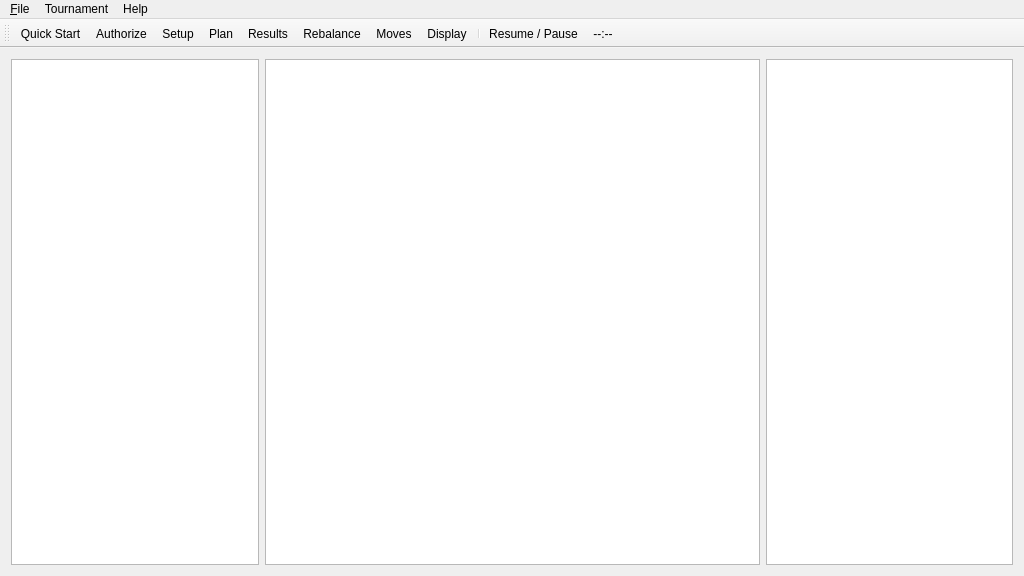
<?xml version="1.0" encoding="UTF-8"?>
<ui version="4.0">
 <class>TBMainWindow</class>
 <widget class="QMainWindow" name="TBMainWindow">
  <property name="geometry">
   <rect>
    <x>0</x>
    <y>0</y>
    <width>1024</width>
    <height>576</height>
   </rect>
  </property>
  <property name="minimumSize">
   <size>
    <width>608</width>
    <height>576</height>
   </size>
  </property>
  <property name="windowTitle">
   <string/>
  </property>
  <property name="windowIcon">
   <iconset resource="TBQt.qrc">
    <normaloff>:/Resources/icon_256x256.png</normaloff>:/Resources/icon_256x256.png</iconset>
  </property>
  <widget class="QWidget" name="centralWidget">
   <layout class="QGridLayout" name="gridLayout">
    <item row="0" column="0">
     <layout class="QHBoxLayout" name="horizontalLayout">
      <item>
       <widget class="QTableView" name="leftTableView">
        <property name="sizePolicy">
         <sizepolicy hsizetype="Expanding" vsizetype="Expanding">
          <horstretch>1</horstretch>
          <verstretch>0</verstretch>
         </sizepolicy>
        </property>
       </widget>
      </item>
      <item>
       <widget class="QTableView" name="centerTableView">
        <property name="sizePolicy">
         <sizepolicy hsizetype="Expanding" vsizetype="Expanding">
          <horstretch>2</horstretch>
          <verstretch>0</verstretch>
         </sizepolicy>
        </property>
       </widget>
      </item>
      <item>
       <widget class="QTableView" name="rightTableView">
        <property name="sizePolicy">
         <sizepolicy hsizetype="Expanding" vsizetype="Expanding">
          <horstretch>1</horstretch>
          <verstretch>0</verstretch>
         </sizepolicy>
        </property>
       </widget>
      </item>
     </layout>
    </item>
   </layout>
  </widget>
  <widget class="QMenuBar" name="menuBar">
   <property name="geometry">
    <rect>
     <x>0</x>
     <y>0</y>
     <width>1024</width>
     <height>22</height>
    </rect>
   </property>
   <widget class="QMenu" name="menuFile">
    <property name="title">
     <string>&amp;File</string>
    </property>
    <addaction name="actionNew"/>
    <addaction name="actionOpen"/>
    <addaction name="actionClose"/>
    <addaction name="actionSave"/>
    <addaction name="actionSaveAs"/>
    <addaction name="separator"/>
    <addaction name="actionExit"/>
   </widget>
   <widget class="QMenu" name="menuTournament">
    <property name="title">
     <string>Tournament</string>
    </property>
    <addaction name="actionQuickStart"/>
    <addaction name="separator"/>
    <addaction name="actionReset"/>
    <addaction name="actionConfigure"/>
    <addaction name="actionAuthorize"/>
    <addaction name="actionPlan"/>
    <addaction name="separator"/>
    <addaction name="actionShowDisplay"/>
    <addaction name="actionShowMoves"/>
    <addaction name="actionRebalance"/>
    <addaction name="separator"/>
    <addaction name="actionPauseResume"/>
    <addaction name="actionPreviousRound"/>
    <addaction name="actionNextRound"/>
    <addaction name="actionCallClock"/>
    <addaction name="actionEndGame"/>
    <addaction name="separator"/>
    <addaction name="actionExport"/>
   </widget>
   <widget class="QMenu" name="menuHelp">
    <property name="title">
     <string>Help</string>
    </property>
    <addaction name="actionAbout_Poker_Buddy"/>
   </widget>
   <addaction name="menuFile"/>
   <addaction name="menuTournament"/>
   <addaction name="menuHelp"/>
  </widget>
  <widget class="QToolBar" name="toolBar">
   <property name="windowTitle">
    <string>toolBar</string>
   </property>
   <property name="layoutDirection">
    <enum>Qt::LeftToRight</enum>
   </property>
   <property name="iconSize">
    <size>
     <width>30</width>
     <height>32</height>
    </size>
   </property>
   <property name="toolButtonStyle">
    <enum>Qt::ToolButtonTextUnderIcon</enum>
   </property>
   <property name="floatable">
    <bool>true</bool>
   </property>
   <attribute name="toolBarArea">
    <enum>TopToolBarArea</enum>
   </attribute>
   <attribute name="toolBarBreak">
    <bool>false</bool>
   </attribute>
   <addaction name="actionQuickStart"/>
   <addaction name="actionAuthorize"/>
   <addaction name="actionConfigure"/>
   <addaction name="actionPlan"/>
   <addaction name="actionExport"/>
   <addaction name="actionRebalance"/>
   <addaction name="actionShowMoves"/>
   <addaction name="actionShowDisplay"/>
   <addaction name="separator"/>
   <addaction name="actionPauseResume"/>
   <addaction name="actionTournamentClock"/>
  </widget>
  <action name="actionAbout_Poker_Buddy">
   <property name="text">
    <string>About Poker Buddy...</string>
   </property>
   <property name="menuRole">
    <enum>QAction::AboutRole</enum>
   </property>
  </action>
  <action name="actionNew">
   <property name="text">
    <string>&amp;New</string>
   </property>
   <property name="shortcut">
    <string>Ctrl+N</string>
   </property>
  </action>
  <action name="actionOpen">
   <property name="text">
    <string>&amp;Open...</string>
   </property>
   <property name="shortcut">
    <string>Ctrl+O</string>
   </property>
  </action>
  <action name="actionClose">
   <property name="text">
    <string>Close</string>
   </property>
   <property name="shortcut">
    <string>Ctrl+W</string>
   </property>
  </action>
  <action name="actionSave">
   <property name="text">
    <string>&amp;Save...</string>
   </property>
   <property name="shortcut">
    <string>Ctrl+S</string>
   </property>
  </action>
  <action name="actionSaveAs">
   <property name="text">
    <string>Save &amp;As...</string>
   </property>
   <property name="shortcut">
    <string>Ctrl+Shift+S</string>
   </property>
  </action>
  <action name="actionExit">
   <property name="text">
    <string>E&amp;xit</string>
   </property>
   <property name="menuRole">
    <enum>QAction::QuitRole</enum>
   </property>
  </action>
  <action name="actionQuickStart">
   <property name="icon">
    <iconset resource="TBQt.qrc">
     <normaloff>:/Resources/b_rocket_64x64.png</normaloff>:/Resources/b_rocket_64x64.png</iconset>
   </property>
   <property name="text">
    <string>Quick Start &amp;Tournament</string>
   </property>
   <property name="iconText">
    <string>Quick Start</string>
   </property>
   <property name="shortcut">
    <string>Ctrl+T</string>
   </property>
  </action>
  <action name="actionReset">
   <property name="icon">
    <iconset resource="TBQt.qrc">
     <normaloff>:/Resources/b_restart_64x64.png</normaloff>:/Resources/b_restart_64x64.png</iconset>
   </property>
   <property name="text">
    <string>&amp;Reset Tournament</string>
   </property>
   <property name="iconText">
    <string>Reset</string>
   </property>
   <property name="shortcut">
    <string>Ctrl+R</string>
   </property>
  </action>
  <action name="actionConfigure">
   <property name="icon">
    <iconset resource="TBQt.qrc">
     <normaloff>:/Resources/b_configure_64x64.png</normaloff>:/Resources/b_configure_64x64.png</iconset>
   </property>
   <property name="text">
    <string>Setup Tournament...</string>
   </property>
   <property name="iconText">
    <string>Setup</string>
   </property>
  </action>
  <action name="actionAuthorize">
   <property name="icon">
    <iconset resource="TBQt.qrc">
     <normaloff>:/Resources/b_auth_64x64.png</normaloff>:/Resources/b_auth_64x64.png</iconset>
   </property>
   <property name="text">
    <string>Authorize Remote Device...</string>
   </property>
   <property name="iconText">
    <string>Authorize</string>
   </property>
  </action>
  <action name="actionPlan">
   <property name="icon">
    <iconset resource="TBQt.qrc">
     <normaloff>:/Resources/b_new_64x64.png</normaloff>:/Resources/b_new_64x64.png</iconset>
   </property>
   <property name="text">
    <string>Plan Tournament...</string>
   </property>
   <property name="iconText">
    <string>Plan</string>
   </property>
  </action>
  <action name="actionShowDisplay">
   <property name="icon">
    <iconset resource="TBQt.qrc">
     <normaloff>:/Resources/b_display_64x64.png</normaloff>:/Resources/b_display_64x64.png</iconset>
   </property>
   <property name="text">
    <string>Show / Hide Main &amp;Display</string>
   </property>
   <property name="iconText">
    <string>Display</string>
   </property>
   <property name="shortcut">
    <string>Ctrl+D</string>
   </property>
  </action>
  <action name="actionShowMoves">
   <property name="icon">
    <iconset resource="TBQt.qrc">
     <normaloff>:/Resources/b_move_64x64.png</normaloff>:/Resources/b_move_64x64.png</iconset>
   </property>
   <property name="text">
    <string>Show Player Moves...</string>
   </property>
   <property name="iconText">
    <string>Moves</string>
   </property>
  </action>
  <action name="actionRebalance">
   <property name="icon">
    <iconset resource="TBQt.qrc">
     <normaloff>:/Resources/b_rebalance_64x64.png</normaloff>:/Resources/b_rebalance_64x64.png</iconset>
   </property>
   <property name="text">
    <string>Rebalance Tables...</string>
   </property>
   <property name="iconText">
    <string>Rebalance</string>
   </property>
  </action>
  <action name="actionPauseResume">
   <property name="icon">
    <iconset resource="TBQt.qrc">
     <normaloff>:/Resources/b_play_pause_64x64.png</normaloff>:/Resources/b_play_pause_64x64.png</iconset>
   </property>
   <property name="text">
    <string>Resume / Pause</string>
   </property>
   <property name="iconText">
    <string>Resume / Pause</string>
   </property>
   <property name="shortcut">
    <string>Ctrl+G</string>
   </property>
  </action>
  <action name="actionPreviousRound">
   <property name="icon">
    <iconset resource="TBQt.qrc">
     <normaloff>:/Resources/b_previous_64x64.png</normaloff>:/Resources/b_previous_64x64.png</iconset>
   </property>
   <property name="text">
    <string>Previous Round</string>
   </property>
   <property name="iconText">
    <string>Previous Round</string>
   </property>
   <property name="shortcut">
    <string>Ctrl+Alt+P</string>
   </property>
  </action>
  <action name="actionNextRound">
   <property name="icon">
    <iconset resource="TBQt.qrc">
     <normaloff>:/Resources/b_next_64x64.png</normaloff>:/Resources/b_next_64x64.png</iconset>
   </property>
   <property name="text">
    <string>Next Round</string>
   </property>
   <property name="iconText">
    <string>Next Round</string>
   </property>
   <property name="shortcut">
    <string>Ctrl+Alt+N</string>
   </property>
  </action>
  <action name="actionCallClock">
   <property name="icon">
    <iconset resource="TBQt.qrc">
     <normaloff>:/Resources/b_call_clock_64x64.png</normaloff>:/Resources/b_call_clock_64x64.png</iconset>
   </property>
   <property name="text">
    <string>Call the Clock</string>
   </property>
   <property name="iconText">
    <string>Call the Clock</string>
   </property>
   <property name="shortcut">
    <string>Ctrl+Alt+C</string>
   </property>
  </action>
  <action name="actionEndGame">
   <property name="icon">
    <iconset resource="TBQt.qrc">
     <normaloff>:/Resources/b_stop_64x64.png</normaloff>:/Resources/b_stop_64x64.png</iconset>
   </property>
   <property name="text">
    <string>End Game</string>
   </property>
   <property name="shortcut">
    <string>Ctrl+E</string>
   </property>
  </action>
  <action name="actionExport">
   <property name="icon">
    <iconset resource="TBQt.qrc">
     <normaloff>:/Resources/b_export_64x64.png</normaloff>:/Resources/b_export_64x64.png</iconset>
   </property>
   <property name="text">
    <string>Export Results...</string>
   </property>
   <property name="iconText">
    <string>Results</string>
   </property>
  </action>
  <action name="actionTournamentClock">
   <property name="text">
    <string>--:--</string>
   </property>
   <property name="toolTip">
    <string>Tournament clock</string>
   </property>
  </action>
 </widget>
 <layoutdefault spacing="6" margin="11"/>
 <resources>
  <include location="TBQt.qrc"/>
 </resources>
 <connections/>
</ui>
